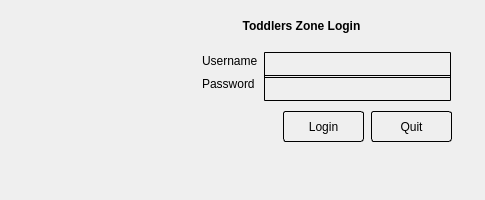
<?xml version="1.0" encoding="UTF-8"?>
<ui version="4.0">
 <class>login</class>
 <widget class="QMainWindow" name="login">
  <property name="geometry">
   <rect>
    <x>0</x>
    <y>0</y>
    <width>485</width>
    <height>200</height>
   </rect>
  </property>
  <property name="minimumSize">
   <size>
    <width>485</width>
    <height>180</height>
   </size>
  </property>
  <property name="maximumSize">
   <size>
    <width>485</width>
    <height>200</height>
   </size>
  </property>
  <property name="windowTitle">
   <string>login</string>
  </property>
  <property name="windowIcon">
   <iconset resource="toddlers.qrc">
    <normaloff>:/icon/logo-1.png</normaloff>:/icon/logo-1.png</iconset>
  </property>
  <property name="styleSheet">
   <string notr="true">QFrame
{
	background-image: url(:/icon/loginbackground.png);
border:none;
}
#frame QLineEdit {
 background: qlineargradient(
  x1:0, y1:0, x2:0, y2:1,
  stop:0 gray,
  stop: 0.2 white
  stop:1 white
 );
 border-radius: 1px;
 border: 1px solid black;
 min-height: 24px;
 color: black;
}
#frame QPushButton {
 color: #white; 
 border: 1px solid black;
 border-radius: 3px;
 padding: 1px;
 background: qlineargradient(
   x1:0, y1:0, x2:0, y2:1,
   stop:0 #bec1d2,
   stop: 0.4 #717990, 
   stop: 0.5 #5c637d
   stop:1 #68778e
 );
}
#frame QPushButton:hover
{
color:yellow;
}
#frame error
{
border:none;
background-color:transparent;
color:red
}</string>
  </property>
  <widget class="QWidget" name="centralWidget">
   <layout class="QGridLayout" name="gridLayout">
    <item row="0" column="0">
     <widget class="QFrame" name="frame">
      <property name="frameShape">
       <enum>QFrame::StyledPanel</enum>
      </property>
      <property name="frameShadow">
       <enum>QFrame::Raised</enum>
      </property>
      <widget class="QPushButton" name="btn_login">
       <property name="geometry">
        <rect>
         <x>272</x>
         <y>100</y>
         <width>81</width>
         <height>31</height>
        </rect>
       </property>
       <property name="styleSheet">
        <string notr="true">background:transparent;</string>
       </property>
       <property name="text">
        <string>Login</string>
       </property>
      </widget>
      <widget class="QWidget" name="layoutWidget">
       <property name="geometry">
        <rect>
         <x>180</x>
         <y>30</y>
         <width>271</width>
         <height>62</height>
        </rect>
       </property>
       <layout class="QGridLayout" name="gridLayout_2">
        <item row="0" column="0">
         <widget class="QLabel" name="username">
          <property name="styleSheet">
           <string notr="true">background:transparent;
color:black;
</string>
          </property>
          <property name="text">
           <string>Username</string>
          </property>
          <property name="buddy">
           <cstring>txt_username</cstring>
          </property>
         </widget>
        </item>
        <item row="0" column="1">
         <widget class="QLineEdit" name="txt_username">
          <property name="styleSheet">
           <string notr="true">background:transparent;</string>
          </property>
         </widget>
        </item>
        <item row="1" column="0">
         <widget class="QLabel" name="password">
          <property name="styleSheet">
           <string notr="true">color:black;
background:transparent;</string>
          </property>
          <property name="text">
           <string>Password</string>
          </property>
          <property name="buddy">
           <cstring>txt_password</cstring>
          </property>
         </widget>
        </item>
        <item row="1" column="1">
         <widget class="QLineEdit" name="txt_password">
          <property name="styleSheet">
           <string notr="true">background:transparent;</string>
          </property>
          <property name="echoMode">
           <enum>QLineEdit::Password</enum>
          </property>
         </widget>
        </item>
       </layout>
      </widget>
      <widget class="QPushButton" name="btn_quit">
       <property name="geometry">
        <rect>
         <x>360</x>
         <y>100</y>
         <width>81</width>
         <height>31</height>
        </rect>
       </property>
       <property name="styleSheet">
        <string notr="true">background:transparent;</string>
       </property>
       <property name="text">
        <string>Quit</string>
       </property>
      </widget>
      <widget class="QLabel" name="label">
       <property name="geometry">
        <rect>
         <x>110</x>
         <y>0</y>
         <width>361</width>
         <height>31</height>
        </rect>
       </property>
       <property name="text">
        <string>&lt;html&gt;&lt;head/&gt;&lt;body&gt;&lt;p align=&quot;center&quot;&gt;&lt;span style=&quot; font-weight:600;&quot;&gt;Toddlers Zone Login&lt;/span&gt;&lt;/p&gt;&lt;/body&gt;&lt;/html&gt;</string>
       </property>
      </widget>
      <widget class="QLabel" name="label_2">
       <property name="geometry">
        <rect>
         <x>0</x>
         <y>0</y>
         <width>101</width>
         <height>141</height>
        </rect>
       </property>
       <property name="text">
        <string/>
       </property>
       <property name="pixmap">
        <pixmap resource="toddlers.qrc">:/icon/logo-1.png</pixmap>
       </property>
      </widget>
      <widget class="QLabel" name="error">
       <property name="geometry">
        <rect>
         <x>0</x>
         <y>150</y>
         <width>471</width>
         <height>21</height>
        </rect>
       </property>
       <property name="styleSheet">
        <string notr="true"/>
       </property>
       <property name="text">
        <string/>
       </property>
      </widget>
     </widget>
    </item>
   </layout>
  </widget>
 </widget>
 <layoutdefault spacing="6" margin="11"/>
 <resources>
  <include location="toddlers.qrc"/>
 </resources>
 <connections/>
</ui>
